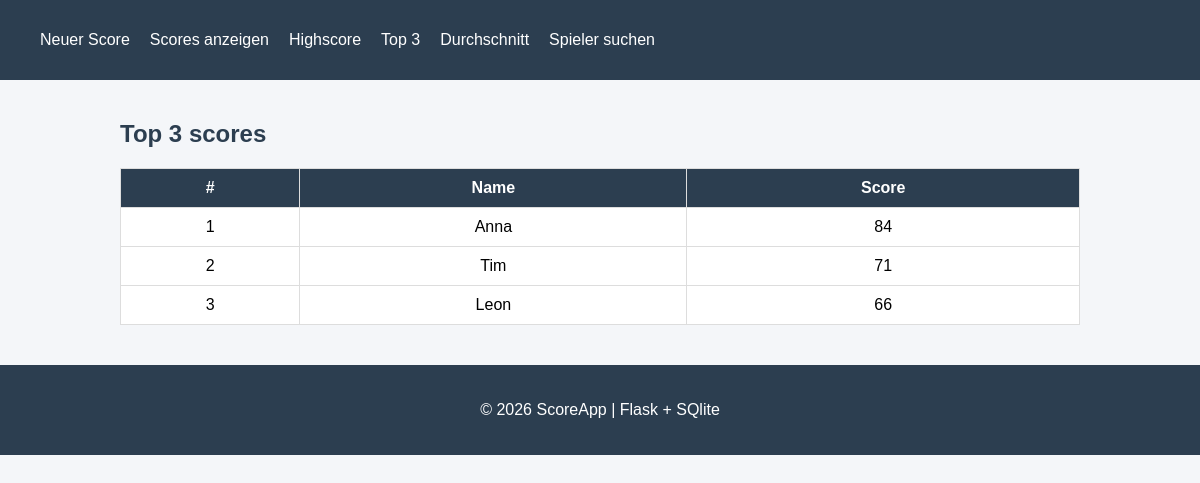
/top3, run on the app's committed database.
### tables this page shows
CREATE TABLE scores (
        id INTEGER PRIMARY KEY AUTOINCREMENT,
        name TEXT NOT NULL,
        score INTEGER NOT NULL
    );

### app/routes/score_routes.py (the view)
@score_bp.route("/top3")
def top3():
    rows = db.load_top_3_scores()
    return render_template("pages/scores.html", scores=rows, title="Top 3 scores")

### app/models/database.py (called while the page is built)
    def load_top_3_scores(self):
        try:
            return self.cursor.execute("SELECT name, score FROM scores ORDER BY score DESC LIMIT 3").fetchall()
        except sqlite3.Error as e:
            print(f"Fehler beim laden der Top 3 Scores: {e}")
            return []

### app/templates/pages/scores.html
{% extends "layout/base.html" %}
{% block content %}
<h2>{{ title if title else "Alle Scors" }}</h2>
{% if scores %}
<table>
    <tr>
        <th>#</th>
        <th>Name</th>
        <th>Score</th>
    </tr>
    {% for name, score in scores %}
    <tr>
        <td>{{ loop.index }}</td>
        <td>{{ name }}</td>
        <td>{{ score }}</td>
    </tr>
    {% endfor %}
</table>
{% else %}
<p>Keine gespeicherten Scores.</p>
{% endif %}
{% endblock %}

### app/static/css/styles.css (style rules this page uses)
body { margin: 0; font-family: Arial, sans-serif; background-color: #f4f6f9; }
h1, h2 { color: #2c3e50; }
table { width: 100%; border-collapse: collapse; margin-top: 20px; background-color: white; }
th, td { padding: 10px; border: 1px solid #ddd; text-align: center; }
th { background-color: #2c3e50; color: white; }

### data on the page
scores: name "Anna", score "84"
scores: name "Tim", score "71"
scores: name "Leon", score "66"

### other printed values
{{ title if title else "Alle Scors" }} "Top 3 scores"
